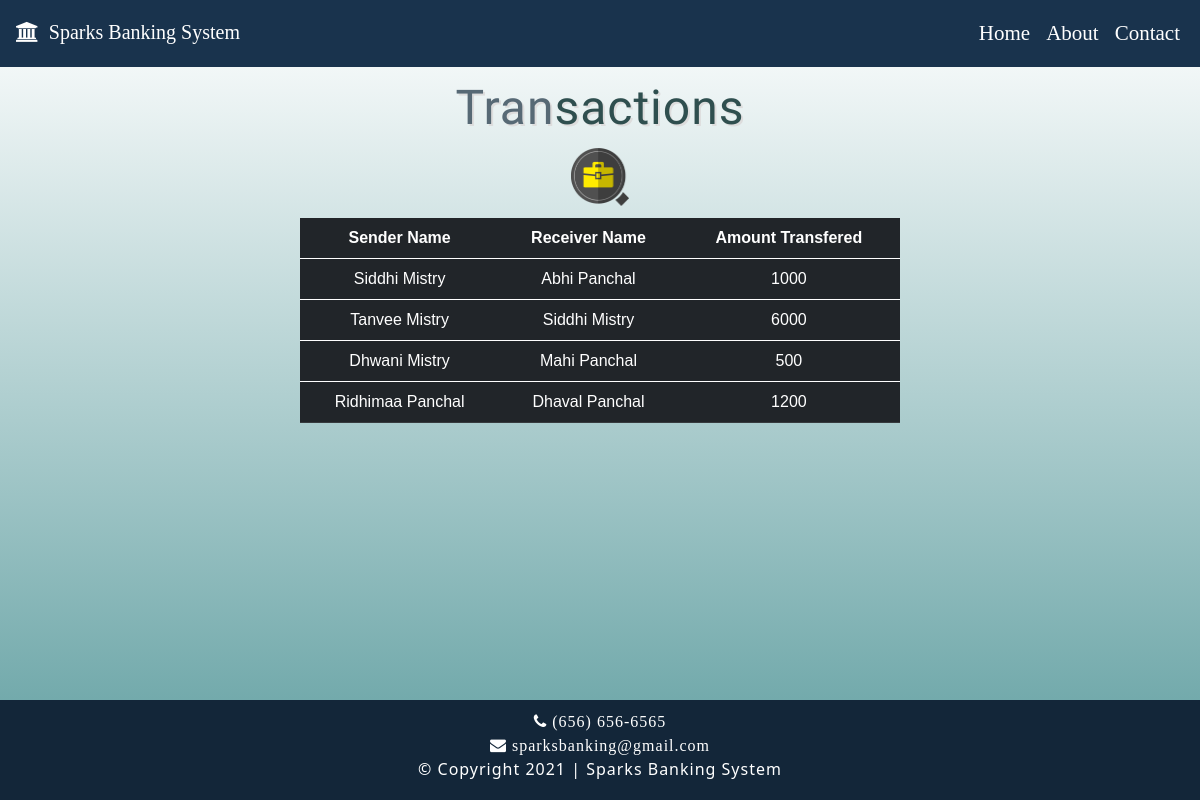
/transaction_history.php, run on the app's committed database.
### tables this page shows
CREATE TABLE `transaction` (
  `sender` varchar(30) NOT NULL,
  `receiver` varchar(30) NOT NULL,
  `balance` int(11) NOT NULL
);

### transaction_history.php (the view, shortened to what this page needs)
 <!DOCTYPE html>
<html lang="en">
<head>
    <link href="https://cdn.jsdelivr.net/npm/bootstrap@5.0.0-beta3/dist/css/bootstrap.min.css" rel="stylesheet">
    <link rel="stylesheet" href="https://cdnjs.cloudflare.com/ajax/libs/font-awesome/4.7.0/css/font-awesome.min.css">
    <link rel="stylesheet" type="text/css" href="style.css">
</head>
<body>
    <nav class="navbar navbar-expand-lg navbar-dark ">
        <div class="container-fluid">
            <a class="navbar-brand m-1" href="#"><h1 class="fa fa-bank">  &nbsp;Sparks Banking System</h1></a>
            <div class="collapse navbar-collapse" id="navbarSupportedContent">
                <ul class="navbar-nav ms-auto mb-2 mb-lg-0">
                    <li class="nav-item">
                        <a class="nav-link active" aria-current="page" href="index.php">Home</a>
                    </li>
                    <li class="nav-item">
                        <a class="nav-link active" href="about.php">About</a>
                    </li>
                    <li class="nav-item">
                        <a class="nav-link active" href="#">Contact</a>
                    </li>
                </ul>
            </div>
        </div>
    </nav>
    <div class="container-fluid">
        <div class="s-heading" >
            <h2>Tran<font color="#2F4F4F">sactions</font> </h2>
                          <center><img src="images/money-history.png" ></center>
        </div></div>
   <center> <table class="table table-dark table-stripped  table-hover ">
  <thead>
    <tr >
      <th scope="col">Sender Name</th>
      <th scope="col">Receiver Name</th>
      <th scope="col">Amount Transfered </th>
    </tr>
  </thead>
   <?php
            include 'config.php';
            $sql = "SELECT * from transaction";
            $query =mysqli_query($conn, $sql);
            while($row = mysqli_fetch_assoc($query))
            {
        ?>
            <tbody>
    <tr>
      <td><?php echo $row['sender']; ?></td>
      <td><?php echo $row['receiver']; ?></td>
        <td><?php echo $row['balance']; ?></td>
    </tr>
</tbody>
        <?php
            }
        ?>
    </table>
</div></center>
        <div class="footer">
          <p style="margin-top: 0.5%"><i class="fa fa-phone">&nbsp;(656) 656-6565</i> <br><i class="fa fa-envelope">&nbsp;sparksbanking@gmail.com</i><br>&copy; Copyright 2021 | Sparks Banking System<br></p>
        </div>
    </body>
</html>

### style.css (style rules this page uses)
nav,header,footer { display: block; }
html { height: 100%; }
body { margin: 0; background-image: linear-gradient(white,cadetblue); height: 100%; -webkit-background-size: cover; -moz-background-size: cover; -o-background-size: cover; background-size: cover; height: 100%; margin: 0; background-repeat: no-repeat; background-attachment: fixed; }
.container-fluid { font-size: 21px; font-family: Times New Roman; }
nav { background-color: #19334d; }
.nav-link { color: #fff; }
h1 { color: #fff; }
h2 { color: #fff; font-family: Playball; letter-spacing: 2px; }
.footer { position: fixed; left: 0; bottom: 0; width: 100%; background-color: #132639; color: white; text-align: center; letter-spacing: 1px; padding: 3px; }

### transaction_history.php (style rules this page uses)
.s-heading h2 { color: #576975; font-family: Playball; font-weight: 400; letter-spacing: 1px; text-shadow: 2px 2px #ddd; margin-bottom: 0; text-align: center; font-size: 3rem; margin: 1%; }
.table { text-align: center; font-family: sans-serif; width: 50%; color: #fff; }
img { width: 5%; margin-bottom: 1%; }

### data on the page
transaction: sender "Siddhi Mistry", receiver "Abhi Panchal", balance "1000"
transaction: sender "Tanvee Mistry", receiver "Siddhi Mistry", balance "6000"
transaction: sender "Dhwani Mistry", receiver "Mahi Panchal", balance "500"
transaction: sender "Ridhimaa Panchal", receiver "Dhaval Panchal", balance "1200"
